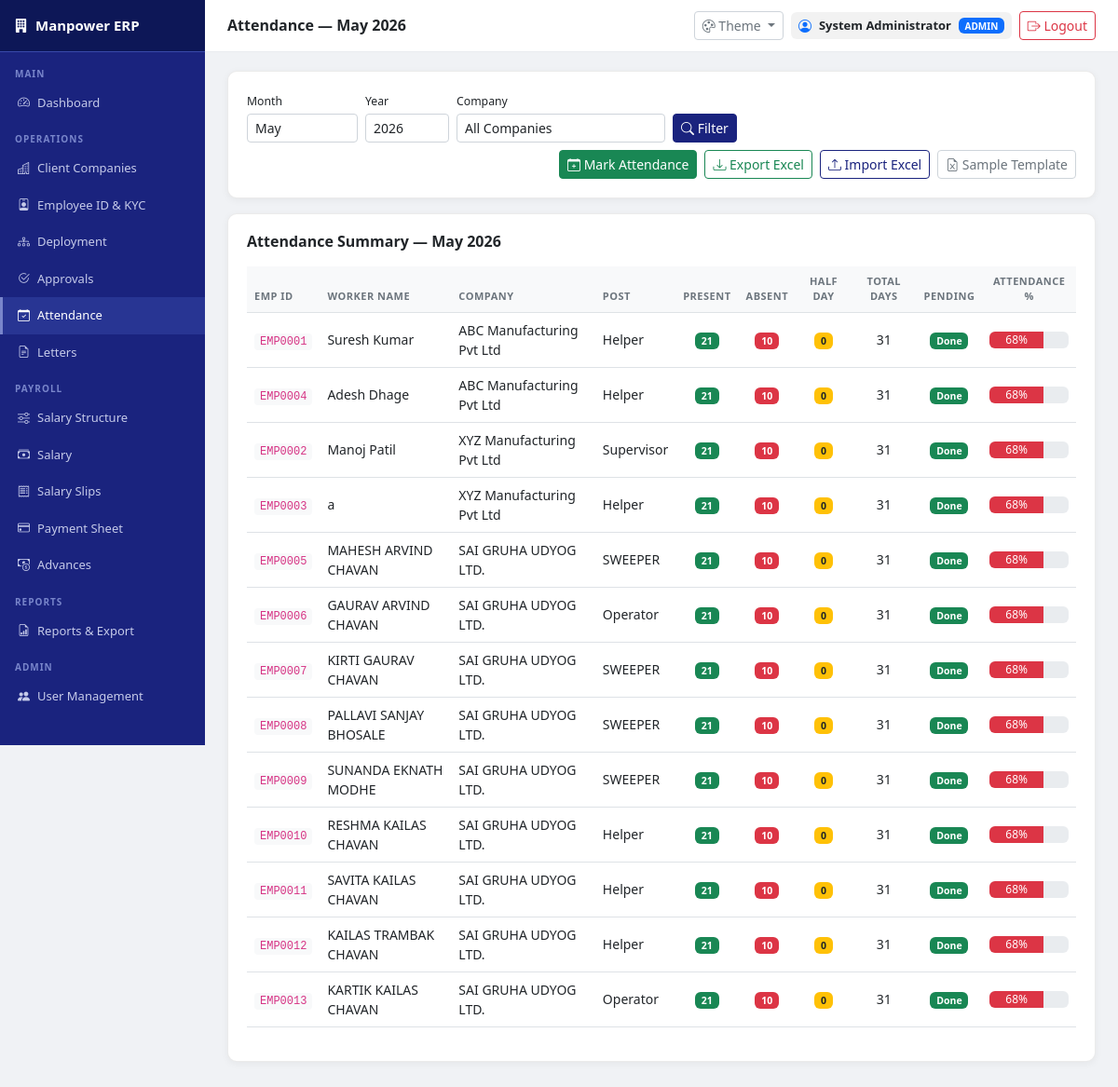
The app's page /attendance (signed in) with its own data.
### app/models/deployment.py (models this page shows, shortened)
class Deployment(db.Model):
    __tablename__ = 'deployments'
    id = db.Column(db.Integer, primary_key=True)
    worker_id = db.Column(db.Integer, db.ForeignKey('workers.id'), nullable=False)
    company_id = db.Column(db.Integer, db.ForeignKey('companies.id'), nullable=False)
    post = db.Column(db.String(100), nullable=False)
    date_from = db.Column(db.Date, nullable=False)
    date_to = db.Column(db.Date)               # Null means currently deployed
    is_active = db.Column(db.Boolean, default=True)
    created_at = db.Column(db.DateTime, default=datetime.utcnow)

### app/models/worker.py (models this page shows, shortened)
class Worker(db.Model):
    __tablename__ = 'workers'
    id              = db.Column(db.Integer, primary_key=True)
    employee_id     = db.Column(db.String(20), unique=True)
    full_name       = db.Column(db.String(150), nullable=False)
    full_name       = db.Column(db.String(150), nullable=False)
    father_name     = db.Column(db.String(150))
    date_of_birth   = db.Column(db.Date)
    gender          = db.Column(db.String(10))
    mobile          = db.Column(db.String(15))
    address         = db.Column(db.Text)
    post            = db.Column(db.String(100))
    aadhaar_number  = db.Column(db.String(20))
    pan_number      = db.Column(db.String(20))
    aadhaar_doc     = db.Column(db.String(255))
    pan_doc         = db.Column(db.String(255))
    photo           = db.Column(db.String(255))
    bank_name       = db.Column(db.String(100))
    account_number  = db.Column(db.String(30))
    ifsc_code       = db.Column(db.String(20))
    bank_passbook   = db.Column(db.String(255))
    is_active       = db.Column(db.Boolean, default=True)
    date_joined     = db.Column(db.Date, default=datetime.utcnow)
    created_at      = db.Column(db.DateTime, default=datetime.utcnow)
    family_members  = db.relationship('FamilyMember', backref='worker', lazy=True)
    deployments     = db.relationship('Deployment',   backref='worker', lazy=True)

### app/models/client.py (models this page shows, shortened)
class Company(db.Model):
    __tablename__ = 'companies'
    id             = db.Column(db.Integer, primary_key=True)
    name           = db.Column(db.String(200), nullable=False)
    address        = db.Column(db.Text)
    city           = db.Column(db.String(100))
    state          = db.Column(db.String(100))
    pincode        = db.Column(db.String(10))
    contact_person = db.Column(db.String(100))
    contact_phone  = db.Column(db.String(20))
    email          = db.Column(db.String(100))
    gst_number     = db.Column(db.String(20))
    created_at     = db.Column(db.DateTime, default=datetime.utcnow)
    requirements  = db.relationship('Requirement', backref='company', lazy=True)
    deployments   = db.relationship('Deployment', backref='company', lazy=True)

### app/routes/attendance.py (the view)
@attendance_bp.route('/attendance')
@login_required
@permission_required('attendance', 'view')
def index():
    month      = int(request.args.get('month', date.today().month))
    year       = int(request.args.get('year',  date.today().year))
    company_id = request.args.get('company_id', '')
    companies  = Company.query.all()
    query = Deployment.query.filter_by(is_active=True)
    if company_id:
        query = query.filter_by(company_id=company_id)
    deployments = query.all()
    days_in_month = calendar.monthrange(year, month)[1]
    summary = []
    for dep in deployments:
        records = Attendance.query.filter_by(
            worker_id=dep.worker_id
        ).filter(
            db.func.strftime('%m', Attendance.date) == '%02d' % month,
            db.func.strftime('%Y', Attendance.date) == str(year)
        ).all()
        present = sum(1 for r in records if r.status == 'P')
        absent  = sum(1 for r in records if r.status == 'A')
        halfday = sum(1 for r in records if r.status == 'H')
        marked  = len(records)
        summary.append({
            'worker'       : dep.worker,
            'company'      : dep.company,
            'post'         : dep.post,
            'present'      : present,
            'absent'       : absent,
            'halfday'      : halfday,
            'marked'       : marked,
            'days_in_month': days_in_month,
            'pending'      : days_in_month - marked
        })
    return render_template('attendance/index.html',
                           summary=summary,
                           companies=companies,
                           month=month, year=year,
                           month_name=MONTH_NAMES[month],
                           company_id=company_id)

### app/routes/auth.py (called while the page is built, shortened)
def login_required(f):
    from functools import wraps
    @wraps(f)
    def decorated(*args, **kwargs):
        if 'user_id' not in session:
            flash('Please login to continue.', 'warning')
            return redirect(url_for('auth.login'))
        return f(*args, **kwargs)
    return decorated

def check_permission(module, action='view'):
    if 'user_id' not in session:
        return False
    role = session.get('user_role', '')
    if role in ['admin', 'hr']:
        return True

def permission_required(module, action='view'):
    def decorator(f):
        from functools import wraps
        @wraps(f)
        def decorated(*args, **kwargs):
            if 'user_id' not in session:
                return redirect(url_for('auth.login'))
            return f(*args, **kwargs)
        return decorated
    return decorator

### app/templates/attendance/index.html (shortened to what this page needs)
{% extends 'base.html' %}
{% block page_title %}Attendance — {{ month_name }} {{ year }}{% endblock %}
{% block content %}
<div class="content-card mb-3">
    <form method="GET" class="row g-2 align-items-end">
        <div class="col-auto">
            <label class="form-label mb-1 small">Month</label>
            <select name="month" class="form-select form-select-sm">
                {% for m in range(1,13) %}
                {% set mnames = {1:'January',2:'February',3:'March',
                    4:'April',5:'May',6:'June',7:'July',8:'August',
                    9:'September',10:'October',11:'November',
                    12:'December'} %}
                <option value="{{ m }}"
                    {{ 'selected' if m == month }}>
                    {{ mnames[m] }}
                </option>
                {% endfor %}
            </select>
        </div>
        <div class="col-auto">
            <label class="form-label mb-1 small">Year</label>
            <input type="number" name="year"
                   class="form-control form-control-sm"
                   value="{{ year }}" style="width:90px">
        </div>
        <div class="col-auto">
            <label class="form-label mb-1 small">Company</label>
            <select name="company_id"
                    class="form-select form-select-sm">
                <option value="">All Companies</option>
            </select>
        </div>
        <div class="col-auto">
            <button class="btn btn-primary btn-sm">
                <i class="bi bi-search"></i> Filter
            </button>
        </div>
        <div class="col-auto ms-auto d-flex gap-2">
            <a href="/attendance/mark?month={{ month }}&year={{ year }}&company_id={{ company_id }}"
               class="btn btn-success btn-sm">
                <i class="bi bi-calendar-plus"></i>
                Mark Attendance
            </a>
            <a href="/attendance/export-excel?month={{ month }}&year={{ year }}&company_id={{ company_id }}"
               class="btn btn-outline-success btn-sm">
                <i class="bi bi-download"></i> Export Excel
            </a>
            <button type="button" class="btn btn-outline-primary btn-sm"
                    data-bs-toggle="modal" data-bs-target="#importModal">
                <i class="bi bi-upload"></i> Import Excel
            </button>
            <a href="/attendance/download-template?month={{ month }}&year={{ year }}&company_id={{ company_id }}"
               class="btn btn-outline-secondary btn-sm">
                <i class="bi bi-file-earmark-excel"></i>
                Sample Template
            </a>
        </div>
    </form>
</div>
<div class="content-card">
    <h6 class="fw-semibold mb-3">
        Attendance Summary — {{ month_name }} {{ year }}
    </h6>
    <div class="table-responsive">
        <table class="table table-hover align-middle">
            <thead>
                <tr>
                    <th>Emp ID</th>
                    <th>Worker Name</th>
                    <th>Company</th>
                    <th>Post</th>
                    <th class="text-center text-success">
                        Present
                    </th>
                    <th class="text-center text-danger">
                        Absent
                    </th>
                    <th class="text-center text-warning">
                        Half Day
                    </th>
                    <th class="text-center">Total Days</th>
                    <th class="text-center">Pending</th>
                    <th class="text-center">Attendance %</th>
                </tr>
            </thead>
            <tbody>
                {% for s in summary %}
                <tr>
                    <td>
                        <code>{{ s.worker.employee_id or 'EMP%04d'|format(s.worker.id) }}</code>
                    </td>
                    <td>{{ s.worker.full_name }}</td>
                    <td>{{ s.company.name }}</td>
                    <td>{{ s.post }}</td>
                    <td class="text-center">
                        <span class="badge bg-success">{{ s.present }}</span>
                    </td>
                    <td class="text-center">
                        <span class="badge bg-danger">{{ s.absent }}</span>
                    </td>
                    <td class="text-center">
                        <span class="badge bg-warning text-dark">{{ s.halfday }}</span>
                    </td>
                    <td class="text-center">{{ s.days_in_month }}</td>
                    <td class="text-center">
                        {% if s.pending > 0 %}
                            <span class="badge bg-secondary">{{ s.pending }}</span>
                        {% else %}
                            <span class="badge bg-success">Done</span>
                        {% endif %}
                    </td>
                    <td class="text-center">
                        {% if s.marked > 0 %}
                            {% set effective = s.present + (s.halfday * 0.5) %}
                            {% set pct = ((effective / s.days_in_month) * 100)|round|int %}
                            <div class="progress" style="height:18px">
                                <div class="progress-bar
                                    {% if pct >= 90 %}bg-success
                                    {% elif pct >= 70 %}bg-warning
                                    {% else %}bg-danger{% endif %}"
                                    style="width: {{ pct }}%">
                                    {{ pct }}%
                                </div>
                            </div>
                        {% else %}
                            <span class="text-muted small">Not marked</span>
                        {% endif %}
                    </td>
                </tr>
                {% endfor %}
            </tbody>
        </table>
    </div>
</div>
{% endblock %}

### app/templates/base.html (style rules this page uses)
:root { --sb-bg: #1a237e; --sb-dark: #0d1757; --sb-hover: #283593; --sb-border: #3949ab; --sb-accent: #7986cb; --sb-text: #c5cae9; --page-bg: #f0f2f5; --card-bg: #ffffff; --card-border: rgba(0,0,0,0.08); --text-main: #212529; --text-muted: #6c757d; --text-heading: #1a237e; --input-bg: #ffffff; --input-border: #ced4da; --input-text: #212529; --table-head-bg: #f8f9fa; --table-border: #dee2e6; --table-hover: #f1f3f5; --table-stripe: #fafbfc; --topbar-bg: #ffffff; --topbar-border: #e9ecef; --btn-primary-bg: #1a237e; --btn-primary-text:#ffffff; --btn-primary-hover:#0d1757; --code-bg: #f8f9fa; --code-text: #d63384; --hr-color: #dee2e6; --badge-info-bg: #e8eaf6; --badge-info-text: #1a237e; --alert-info-bg: #e8eaf6; --alert-info-text: #1a237e; --alert-info-border:#c5cae9; --alert-warn-bg: #fff8e1; --alert-warn-text: #856404; --alert-warn-border:#ffe082; --alert-success-bg:#e8f5e9; --alert-success-text:#1b5e20; --alert-success-border:#a5d6a7; --alert-danger-bg: #fce4ec; --alert-danger-text:#880e4f; --alert-danger-border:#f48fb1; --progress-bg: #e9ecef; --modal-bg: #ffffff; --modal-border: rgba(0,0,0,0.2); --modal-backdrop: rgba(0,0,0,0.5); --dropdown-bg: #ffffff; --dropdown-border: rgba(0,0,0,0.1); --dropdown-hover: #f8f9fa; --dropdown-text: #212529; }
* { box-sizing: border-box; margin: 0; padding: 0; }
body { background: var(--page-bg); color: var(--text-main); font-family: 'Segoe UI', Arial, sans-serif; font-size: 14px; transition: background 0.3s, color 0.3s; }
.content-card { background: var(--card-bg); border-radius: 10px; padding: 20px; border: 1px solid var(--card-border); box-shadow: 0 2px 8px rgba(0,0,0,0.05); margin-bottom: 20px; color: var(--text-main); }
h1,h2,h3,h4,h5,h6 { color: var(--text-main); }
.fw-semibold, .fw-bold { color: var(--text-main); }
label { color: var(--text-main); font-weight: 500; }
th, td { color: var(--text-main); }
.table { --bs-table-color: var(--text-main); --bs-table-bg: transparent; --bs-table-border-color: var(--table-border); --bs-table-hover-bg: var(--table-hover); --bs-table-hover-color: var(--text-main); --bs-table-striped-bg: var(--table-stripe); color: var(--text-main); }
.table > thead > tr > th { background: var(--table-head-bg) !important; color: var(--text-muted) !important; border-color: var(--table-border) !important; font-size: 11px; font-weight: 600; text-transform: uppercase; letter-spacing: 0.5px; }
.table > tbody > tr > td { border-color: var(--table-border) !important; color: var(--text-main); vertical-align: middle; }
.form-control, .form-select { background: var(--input-bg) !important; border-color: var(--input-border) !important; color: var(--input-text) !important; }
.form-control::placeholder { color: var(--text-muted) !important; }
.form-label { color: var(--text-main); font-weight: 500; }
.btn-primary { background: var(--btn-primary-bg) !important; border-color: var(--btn-primary-bg) !important; color: var(--btn-primary-text) !important; }
.btn-outline-primary { color: var(--btn-primary-bg) !important; border-color: var(--btn-primary-bg) !important; }
.btn-outline-secondary { color: var(--text-muted) !important; border-color: var(--input-border) !important; }
code { background: var(--code-bg); color: var(--code-text); padding: 2px 6px; border-radius: 4px; font-size: 12px; }
.progress { background: var(--progress-bg); }

### records on screen
Deployment: worker "EMP0001", worker.full_name "Suresh Kumar", company.name "ABC Manufacturing Pvt Ltd", post "Helper", present "21", absent "10", halfday "0", days_in_month "31", pct "68"
Deployment: worker "EMP0004", worker.full_name "Adesh Dhage", company.name "ABC Manufacturing Pvt Ltd", post "Helper", present "21", absent "10", halfday "0", days_in_month "31", pct "68"
Deployment: worker "EMP0002", worker.full_name "Manoj Patil", company.name "XYZ Manufacturing Pvt Ltd", post "Supervisor", present "21", absent "10", halfday "0", days_in_month "31", pct "68"
Deployment: worker "EMP0003", worker.full_name "a", company.name "XYZ Manufacturing Pvt Ltd", post "Helper", present "21", absent "10", halfday "0", days_in_month "31", pct "68"
Deployment: worker "EMP0005", worker.full_name "MAHESH ARVIND CHAVAN", company.name "SAI GRUHA UDYOG LTD.", post "SWEEPER", present "21", absent "10", halfday "0", days_in_month "31", pct "68"
Deployment: worker "EMP0006", worker.full_name "GAURAV ARVIND CHAVAN", company.name "SAI GRUHA UDYOG LTD.", post "Operator", present "21", absent "10", halfday "0", days_in_month "31", pct "68"
Deployment: worker "EMP0007", worker.full_name "KIRTI GAURAV CHAVAN", company.name "SAI GRUHA UDYOG LTD.", post "SWEEPER", present "21", absent "10", halfday "0", days_in_month "31", pct "68"
Deployment: worker "EMP0008", worker.full_name "PALLAVI SANJAY BHOSALE", company.name "SAI GRUHA UDYOG LTD.", post "SWEEPER", present "21", absent "10", halfday "0", days_in_month "31", pct "68"
Deployment: worker "EMP0009", worker.full_name "SUNANDA EKNATH MODHE", company.name "SAI GRUHA UDYOG LTD.", post "SWEEPER", present "21", absent "10", halfday "0", days_in_month "31", pct "68"
Deployment: worker "EMP0010", worker.full_name "RESHMA KAILAS CHAVAN", company.name "SAI GRUHA UDYOG LTD.", post "Helper", present "21", absent "10", halfday "0", days_in_month "31", pct "68"
Deployment: worker "EMP0011", worker.full_name "SAVITA KAILAS CHAVAN", company.name "SAI GRUHA UDYOG LTD.", post "Helper", present "21", absent "10", halfday "0", days_in_month "31", pct "68"
Deployment: worker "EMP0012", worker.full_name "KAILAS TRAMBAK CHAVAN", company.name "SAI GRUHA UDYOG LTD.", post "Helper", present "21", absent "10", halfday "0", days_in_month "31", pct "68"
Deployment: worker "EMP0013", worker.full_name "KARTIK KAILAS CHAVAN", company.name "SAI GRUHA UDYOG LTD.", post "Operator", present "21", absent "10", halfday "0", days_in_month "31", pct "68"

### other values on screen
{{ month_name }} "May"
{{ year }} "2026"
{{ session.get('user_name') }} "System Administrator"
{{ session.get('user_role','')
                    .upper() }} "ADMIN"
form field month "May"
